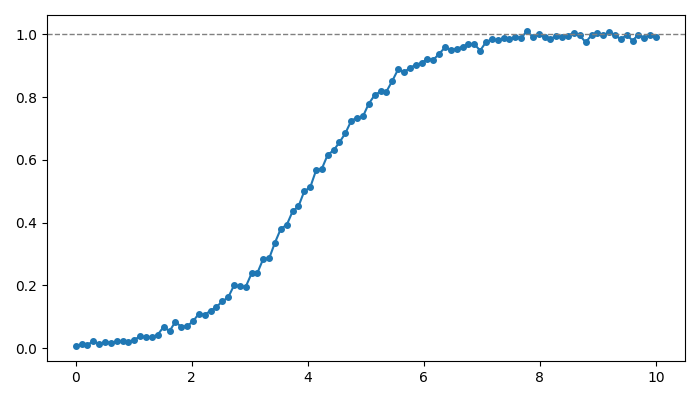

This chart was generated by the following Python code:
#!/usr/bin/env python3.12

import numpy as np
import matplotlib.pyplot as plt

L = 1.0
k = 1.2
x0 = 4.0

x = np.linspace(0, 10, 100)

y = L / (1 + np.exp(-k*(x - x0)))

np.random.seed(0)

odd_indices = np.arange(len(x)) % 2 == 1
y[odd_indices] += (np.random.rand(np.sum(odd_indices)) - 0.5) * 0.05

# Plot jagged polyline
plt.figure(figsize=(7,4))
plt.plot(x, y, '-o', linewidth=1.5, markersize=4)
plt.axhline(L, linestyle="--", linewidth=1, color="gray")
plt.tight_layout()
plt.savefig('growth.png')
